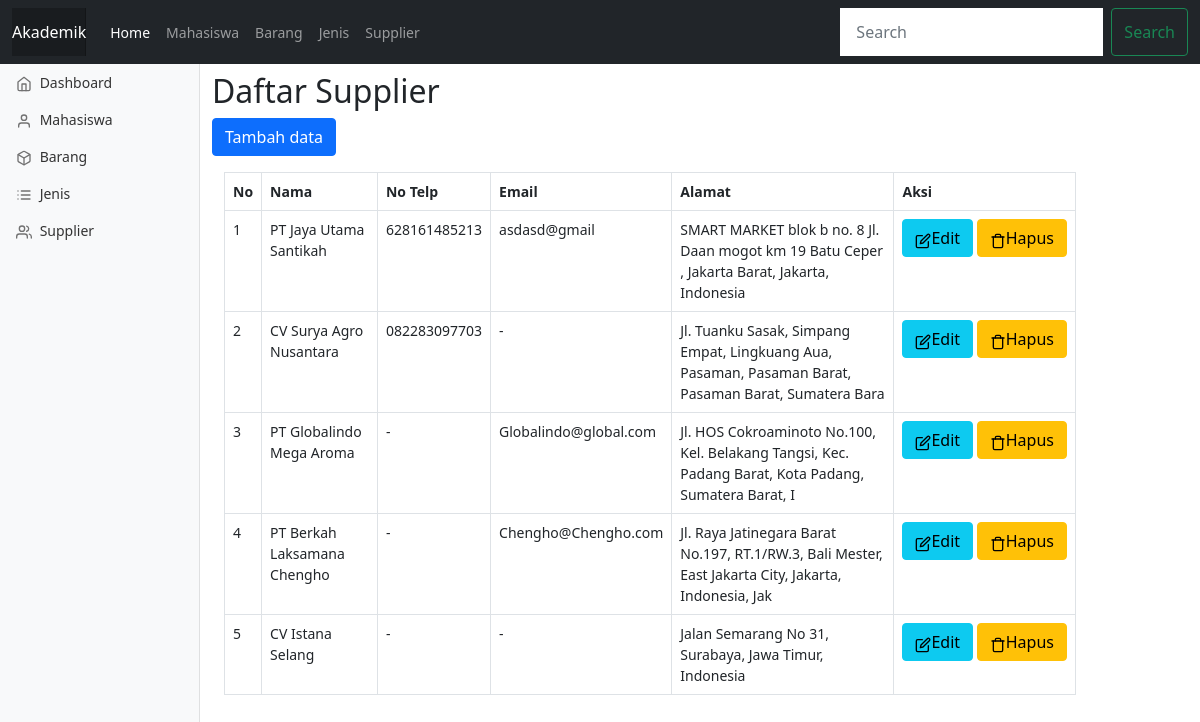
The app's page /public/supplier with its own data.
### tables this page shows
CREATE TABLE `supplier` (
  `id` int(11) NOT NULL,
  `nama_supplier` varchar(50) NOT NULL,
  `notelp` varchar(15) NOT NULL,
  `email` varchar(25) NOT NULL,
  `alamat` varchar(100) NOT NULL
);

### app/main/Controller.php (called while the page is built, shortened)
<?php
class Controller {
    public function view ($view, $data=[])
    {
        require_once '../app/views/'.$view. '.php';
    }
    public function model ($model)
    {
        return new $model;
    }
}

### app/controllers/Supplier.php (called while the page is built, shortened)
<?php
class Supplier extends Controller {
	public function index()
    {
        $data['judul']='Daftar Supplier';
        $data['spl']=$this->model('Supplier_model')->getAllSupplier();
        $this->view('supplier/index',$data);
    }
}

### app/main/App.php (called while the page is built, shortened)
<?php
class App {
    protected $method='index';
    protected $params=[];
    public function __construct()
    {
        $this->controller= new $this->controller;
        call_user_func_array([$this->controller,$this->method],$this->params);
    }
}

### public/index.php (called while the page is built, shortened)
<?php
$app=new App;

### app/main/Database.php (called while the page is built, shortened)
<?php
class Database {
    private $host=DBHOST;
    private $user=DBUSER;
    private $pass=DBPASS;
    private $db_name=DBNAME;
    private $dbh;
    private $stmt;
    public function __construct()
    {
        $dsn='mysql:host=' .$this->host . ';dbname=' .$this->db_name;
        $option=[
            PDO::ATTR_PERSISTENT=>true,
            PDO::ATTR_ERRMODE=>PDO::ERRMODE_EXCEPTION
        ];
        try {
            $this->dbh= new PDO($dsn,$this->user,$this->pass,$option);
        } catch (PDOException $e) {
            die($e->getMessage());
        }
    }
    public function query($query)
    {
        $this->stmt=$this->dbh->prepare($query);
    }
    public function execute()
    {
        $this->stmt->execute();
    }
    public function resultSet()
    {
        $this->execute();
        return $this->stmt->fetchAll(PDO::FETCH_ASSOC);
    }
}

### app/models/Supplier_model.php (called while the page is built, shortened)
<?php
class Supplier_model{
	private $table='supplier';
    private $db;
    public function __construct()
    {
        $this->db= new Database;
    }
    public function getAllSupplier()
    {
        $this->db->query('SELECT * FROM ' . $this->table);
        return $this->db->resultSet();
    }
}

### app/views/supplier/index.php (the view, shortened to what this page needs)
    <h2>Daftar Supplier</h2>
<button type="button" class="btn btn-primary tombolTambahSpl" data-bs-toggle="modal" data-bs-target="#formSpl">
Tambah data
</button>
<div class="container">
<div class="row mt-3">
<table class="table table-bordered">
    <thead>
        <tr>
            <th>No</th>
            <th>Nama</th>
            <th>No Telp</th>
            <th>Email</th>
            <th>Alamat</th>
            <th>Aksi</th>
        </tr>
    </thead>
    <tbody>
    <?php
        $no=1;
        foreach ($data['spl'] as $spl) : ?>
            <tr>
                <td><?= $no; ?></td>
                <td><?= $spl['nama_supplier']; ?></td>
                <td><?= $spl['notelp']; ?></td>
                <td><?= $spl['email']; ?></td>
                <td><?= $spl['alamat']; ?></td>
                <td class="text-nowrap">
                    <a href="<?= BASEURL;?>/supplier/ubah/<?= $spl['id'] ?>" data-bs-toggle="modal" data-bs-target="#formSpl" class="btn btn-info modalUbahSpl" data-id="<?= $spl['id']?>"><span data-feather='edit'></span>Edit</a>
                    <a class="btn btn-warning" href="<?= BASEURL;?>/supplier/hapus/<?= $spl['id'] ?>" onclick="return confirm('Yakin akan menghapus data?')"><span data-feather='trash'></span>Hapus</a>
                </td>
            </tr>
    <?php $no++; endforeach;?>
    </tbody>
</table>
</div>
</div>

### public/css/dashboard.css (style rules this page uses)
body { font-size: .875rem; }
.feather { width: 16px; height: 16px; vertical-align: text-bottom; }

### app/views/templates/header.php (style rules this page uses)
body { min-height: 75rem; padding-top: 4.5rem; }

### records on screen
supplier: nama_supplier "PT Jaya Utama Santikah", notelp "628161485213", email "asdasd@gmail", alamat "SMART MARKET blok b no. 8 Jl. Daan mogot km 19 Batu Ceper , Jakarta Barat, Jakarta, Indonesia"
supplier: nama_supplier "CV Surya Agro Nusantara", notelp "082283097703", email "-", alamat "Jl. Tuanku Sasak, Simpang Empat, Lingkuang Aua, Pasaman, Pasaman Barat, Pasaman Barat, Sumatera Bara"
supplier: nama_supplier "PT Globalindo Mega Aroma", notelp "-", email "Globalindo@global.com", alamat "Jl. HOS Cokroaminoto No.100, Kel. Belakang Tangsi, Kec. Padang Barat, Kota Padang, Sumatera Barat, I"
supplier: nama_supplier "PT Berkah Laksamana Chengho", notelp "-", email "Chengho@Chengho.com", alamat "Jl. Raya Jatinegara Barat No.197, RT.1/RW.3, Bali Mester, East Jakarta City, Jakarta, Indonesia, Jak"
supplier: nama_supplier "CV Istana Selang", notelp "-", email "-", alamat "Jalan Semarang No 31, Surabaya, Jawa Timur, Indonesia"
